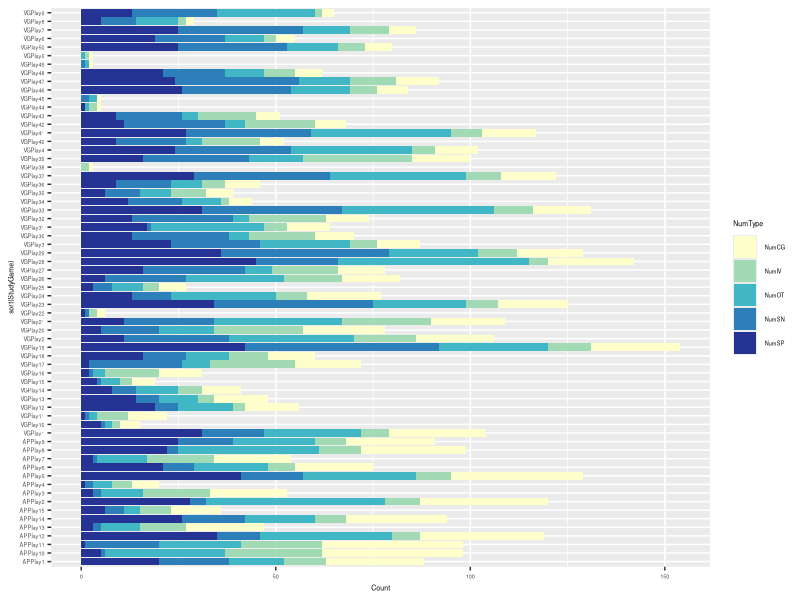

Write R code to recreate this figure.
## ---- chunk 1
knitr::opts_chunk$set(echo = TRUE)
library(readxl)
library(dplyr)
library(tidyr)
library(ggplot2)
## ---- chunk 2
# read in the data
game_df <- read_excel("TopSelling_MSSP_July28_GameData.xlsx")
participant_df <- read_excel("TopSelling_MSSP_July28_ParticipantData.xlsx")
## ---- chunk 3
# create a subset of the game_df with just Num variables
game_df_num_subset <- game_df %>%
  select(StudyGame, GameName, NumFam, NumOT, NumIV, NumSN, NumSP, NumCG)

# pivot data to prep for visualizations 
game_df_num_subset_longer <- game_df_num_subset %>% 
  pivot_longer(cols = c(NumOT, NumIV, NumSN, NumSP, NumCG), 
               names_to = "NumType", 
               values_to = "Count"
  )
## ---- chunk 4
# stacked bar chart for the 5 game mechanics
ggplot(data = game_df_num_subset_longer, 
       aes(x = sort(StudyGame), y = Count, fill = NumType)) + 
  geom_bar(position="stack", stat="identity") +
  coord_flip() +
  scale_fill_brewer(palette = "YlGnBu") +
  theme(text = element_text(size=5))
